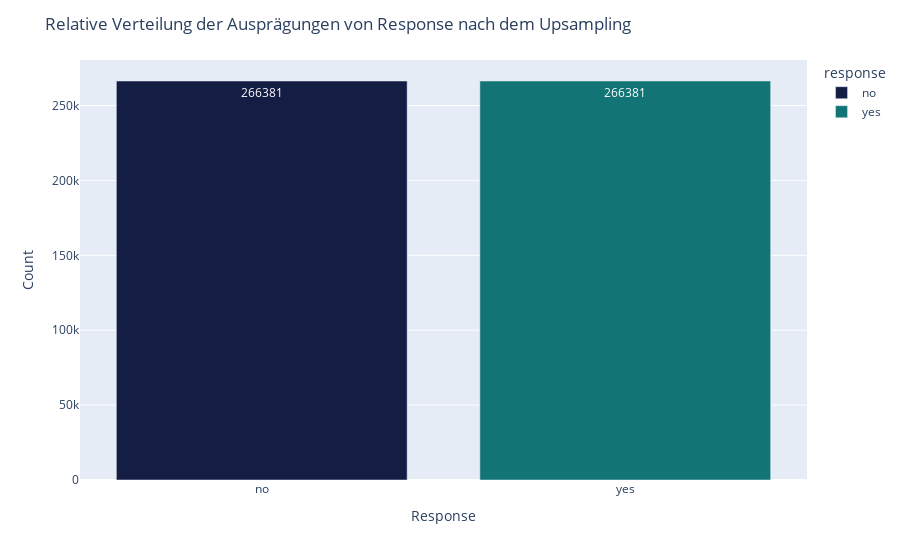

Source (notebook cell):
### Code cell
df_upsampled_response = upsampled.groupby(['response']).size().reset_index()
fig = px.bar(df_upsampled_response, x='response', y=upsampled['response'].value_counts(normalize=False), color='response',
                                    text=upsampled['response'].value_counts(normalize=False),
                                    color_discrete_map={
                                        'yes': 'rgb(18,116,117)',
                                        'no': 'rgb(20,29,67)'
                                    })

fig.update_layout(title='Relative Verteilung der Ausprägungen von Response nach dem Upsampling',
                 xaxis_title='Response',
                 yaxis_title='Count')
fig.show()

### Figure 1 — Plotly figure (JSON) as saved in the notebook; plotly's stock layout.template omitted (floating-point values rounded to 4 significant figures)
{"data": [{"alignmentgroup": "True", "hovertemplate": "response=%{x}<br>y=%{y}<br>text=%{text}<extra></extra>", "legendgroup": "no", "marker": {"color": "rgb(20,29,67)", "pattern": {"shape": ""}}, "name": "no", "offsetgroup": "no", "orientation": "v", "showlegend": true, "text": [266381], "textposition": "auto", "type": "bar", "x": ["no"], "xaxis": "x", "y": [266381], "yaxis": "y"}, {"alignmentgroup": "True", "hovertemplate": "response=%{x}<br>y=%{y}<br>text=%{text}<extra></extra>", "legendgroup": "yes", "marker": {"color": "rgb(18,116,117)", "pattern": {"shape": ""}}, "name": "yes", "offsetgroup": "yes", "orientation": "v", "showlegend": true, "text": [266381], "textposition": "auto", "type": "bar", "x": ["yes"], "xaxis": "x", "y": [266381], "yaxis": "y"}], "layout": {"barmode": "relative", "legend": {"title": {"text": "response"}, "tracegroupgap": 0}, "margin": {"t": 60}, "title": {"text": "Relative Verteilung der Ausprägungen von Response nach dem Upsampling"}, "xaxis": {"anchor": "y", "categoryarray": ["no", "yes"], "categoryorder": "array", "domain": [0, 1], "title": {"text": "Response"}}, "yaxis": {"anchor": "x", "domain": [0, 1], "title": {"text": "Count"}}}}
